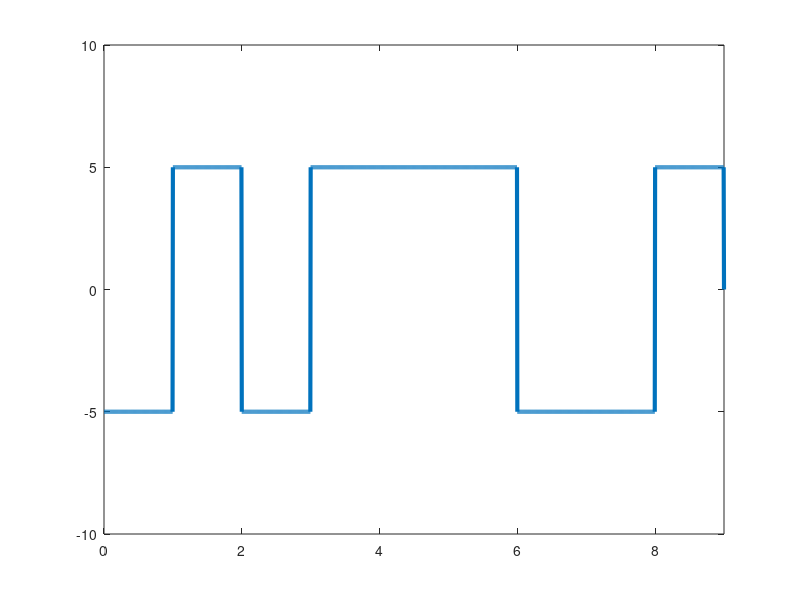

Here is the MATLAB script that generated this plot:
figure;

bits = [1 0 1 0 0 0 1 1 0];
n = 200;
N = n*length(bits)
bitrate = 1
T = length(bits)/bitrate

dt = T/N
t = 0:dt:T
x = zeros(1,length(t))

for i=0:length(bits)-1
  if bits(i+1) == 0
    x(i*n+1: (i+1)*n) = 5;
  else
    x(i*n+1: (i+1)*n) = -5;  
  endif
endfor

plot(t,x, 'LineWidth',3);
axis([0 t(end) -10 10]);
